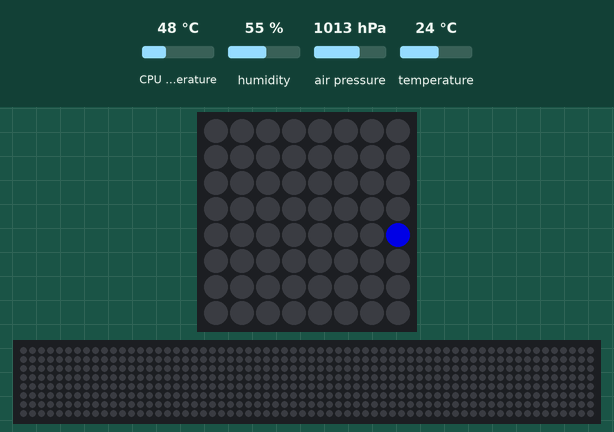
Simulated run of this program. Board: Raspberry Pi (BCM pin numbers) with a Sense HAT. Shown: the Sense HAT's 8×8 RGB LED matrix, a strip that is not on the board, showing the scrolling text unrolled. The inputs (shaded band) are chosen by the test bench; at power-on: CPU temperature 48 °C, humidity 55 %, air pressure 1013 hPa, temperature 24 °C. Dim RGB values are drawn brighter than linear; files the program writes start out absent; the 64×8 strip is a reading aid, not a part: it shows the text the matrix is scrolling, unrolled, one strip-width of it at a time.

Above: at 0.41 s.
At 5.17 s:
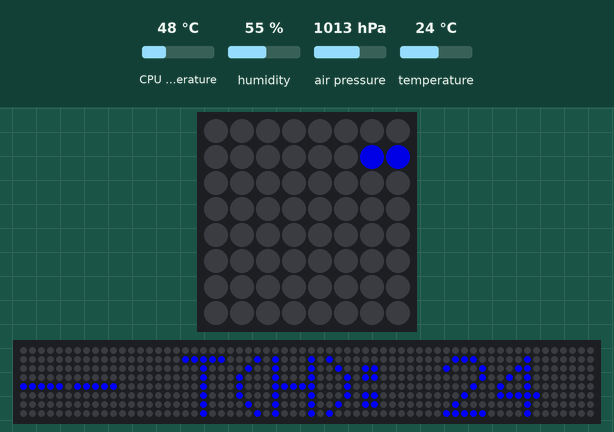
At 10.19 s:
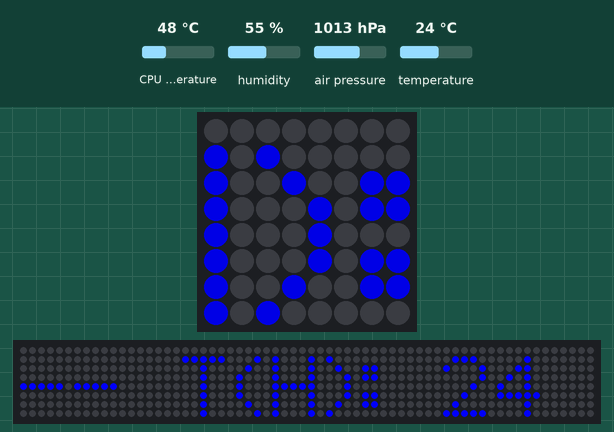
At 19.96 s:
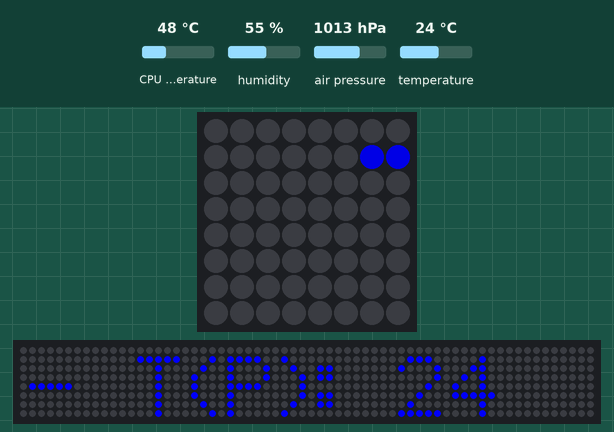
At 29.74 s:
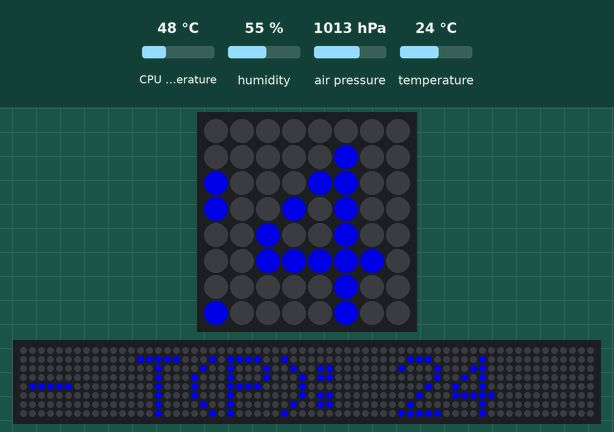
At 39.77 s:
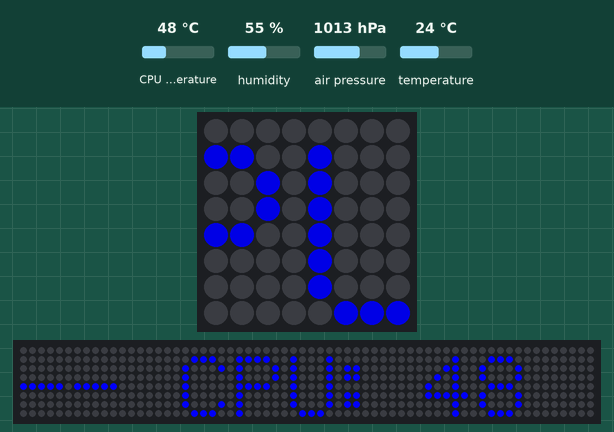

The program:

recorder.py
```python
from sense_hat import SenseHat
import sqlite3
import os.path

sense = SenseHat()

DB_NAME = "sense.db"


def init_db():
    """Creates all the necessary tables."""
    connection = sqlite3.connect(DB_NAME)
    cursor = connection.cursor()

    cursor.execute(
        """
        CREATE TABLE measurements (
            time DATETIME PRIMARY KEY,
            humidity REAL,
            pressure REAL,
            temperature_humidity REAL,
            temperature_pressure REAL,
            cpu_temperature REAL
        )
        """
    )

    connection.commit()
    connection.close()


def write_measurements():
    """Writes current measurements into the database."""
    connection = sqlite3.connect(DB_NAME)
    cursor = connection.cursor()

    cursor.execute(
        """
        INSERT INTO measurements (time, humidity, pressure, temperature_humidity, temperature_pressure, cpu_temperature)
             VALUES (CURRENT_TIMESTAMP, %s, %s, %s, %s, %s)
        """ % (
            sense.get_humidity(),
            sense.get_pressure(),
            sense.get_temperature_from_humidity(),
            sense.get_temperature_from_pressure(),
            get_cpu_temperature(),
        )
    )

    connection.commit()
    connection.close()


def get_cpu_temperature():
    """Returns CPU temperature in Celsius."""
    with open("/sys/class/thermal/thermal_zone0/temp") as temp:
        return float(temp.readline()) / 1000


if __name__ == "__main__":
    if not os.path.isfile(DB_NAME):
        init_db()
    write_measurements()

    sense.set_rotation(90)
    sense.low_light = True
    message = "-- T(H): %s - T(P): %s -- CPU: %s --" % (
            int(sense.get_temperature_from_humidity()),
            int(sense.get_temperature_from_pressure()),
            int(get_cpu_temperature()),
    )
    sense.show_message(message, text_colour=[0, 0, 250], scroll_speed=0.25)
```
